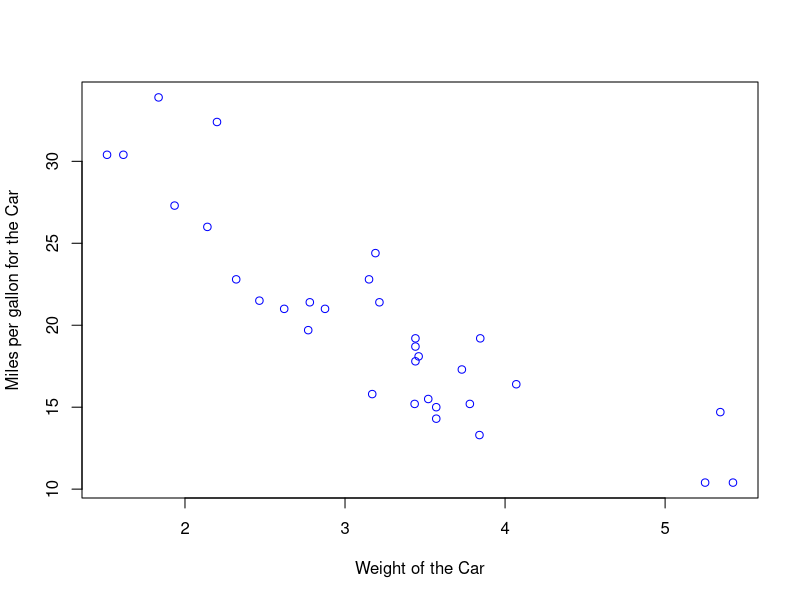
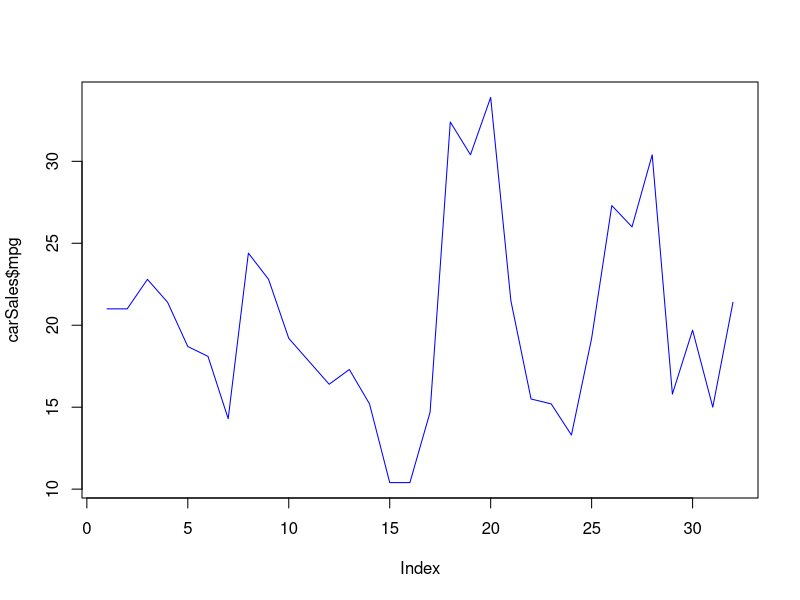

The R source for these figures, in order: (Note: this script raises an error after producing the figures.)
install.packages("caTools")

carSales <- mtcars
carSales

str(carSales)

summary(carSales)
cor(carSales)

plot(carSales$wt, carSales$mpg, xlab = "Weight of the Car", ylab="Miles per gallon for the Car", col= "blue")

cor(carSales$mpg, carSales$wt)

#splitting the data

library(caTools)
set.seed(100)

split <- sample(1:nrow(carSales),0.8*nrow(carSales))

#split for a train and test dataset
train <- subset(carSales, split= "TRUE")
test <- subset(carSales, split= "FALSE")

train
test

#Create the model
model <- lm(mpg ~ wt, data=train)
summary(model)

#trsting for prdiction
prediction <- predict(model, test)

plot(carSales$mpg, type="l", col="blue")
lines(carSales$wt, type="l", col="green")
plot(pred, type="l", col="red")

#finding the accuracy 
acc <- sqrt(mean(prediction-carSales$mpg)^2)
acc

install.packages("DMwR")
